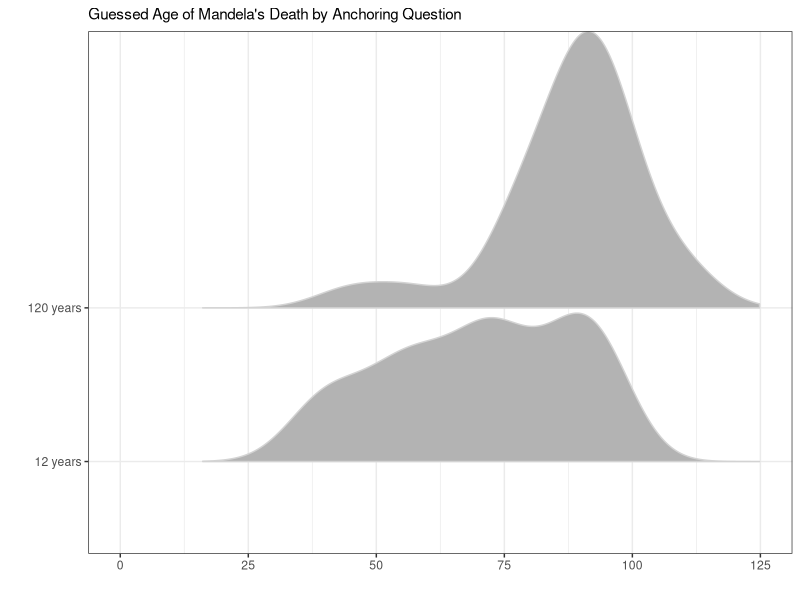

This chart was generated by the following R code: (Note: this script raises an error after producing the figure.)
## ---- chunk 1
#| include: false
library(tidyverse)
## ---- chunk 2
mandela <- read_csv(here::here("03-data-descriptions", "data", "mandela_results.csv"))
mandela |> 
  ggplot(aes(x = guess_yrs,
             y = anchor_q)
  ) +
  ggridges::geom_density_ridges2(color = "lightgray") +
  theme_bw() +
  labs(x = "",
       y = "",
       subtitle = "Guessed Age of Mandela's Death by Anchoring Question") +
  scale_x_continuous(limits = c(0,125), breaks = seq(0,125,25))
## ---- chunk 3
#| fig-align: center
#| out-width: 90%
knitr::include_graphics("simulated-mandela.JPG")
## ---- chunk 4
t.test(guess_yrs ~ anchor_q,
       alternative = "greater",
       var.equal = TRUE,
       data = mandela |> 
         mutate(anchor_q = fct_relevel(anchor_q, c("120 years", "12 years")))
       )
